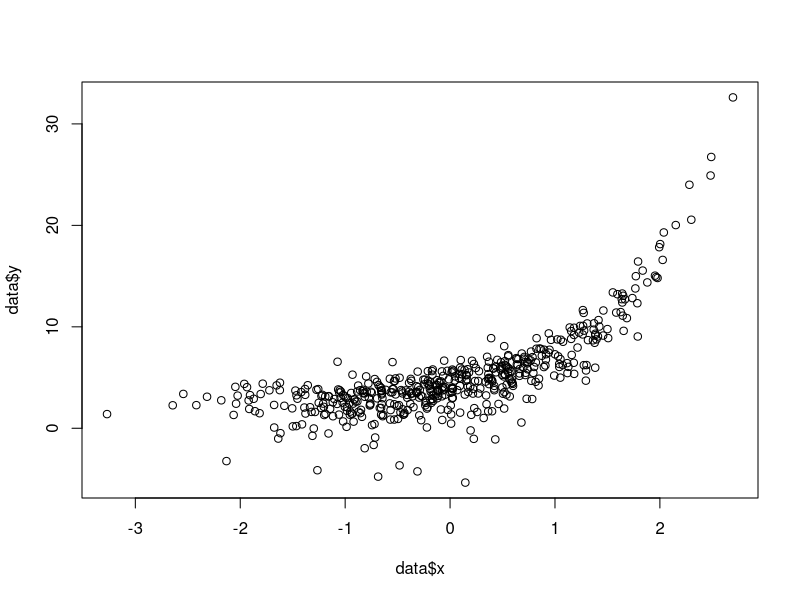
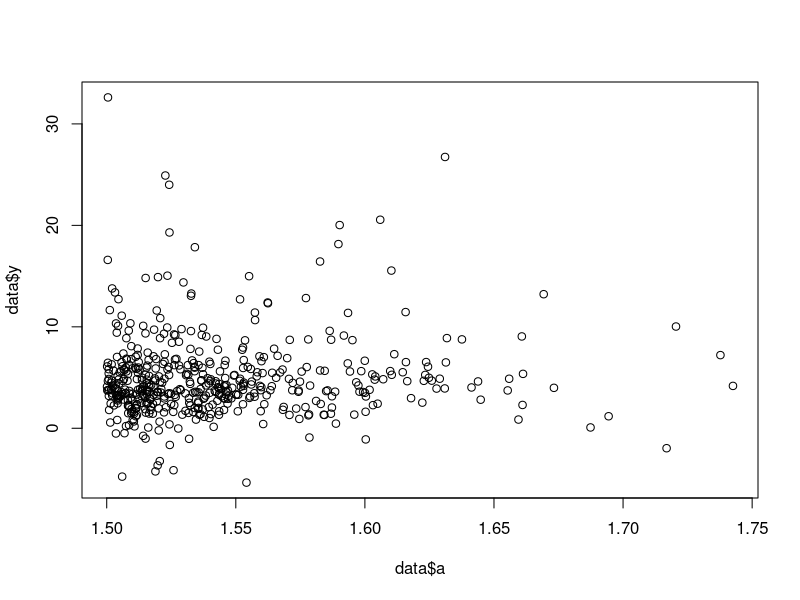
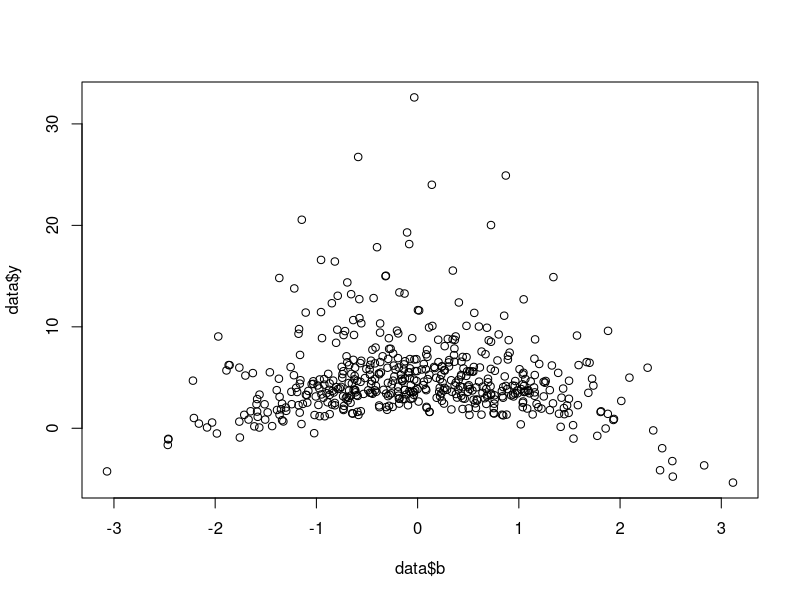
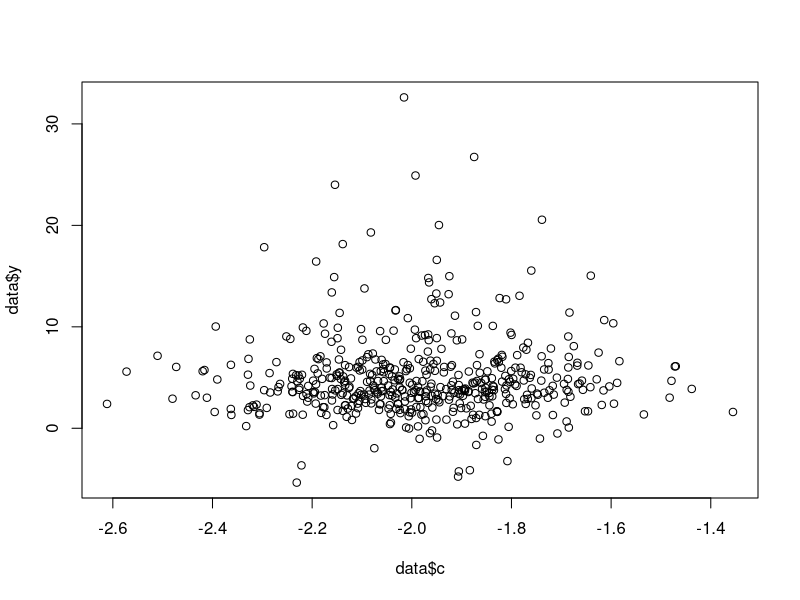
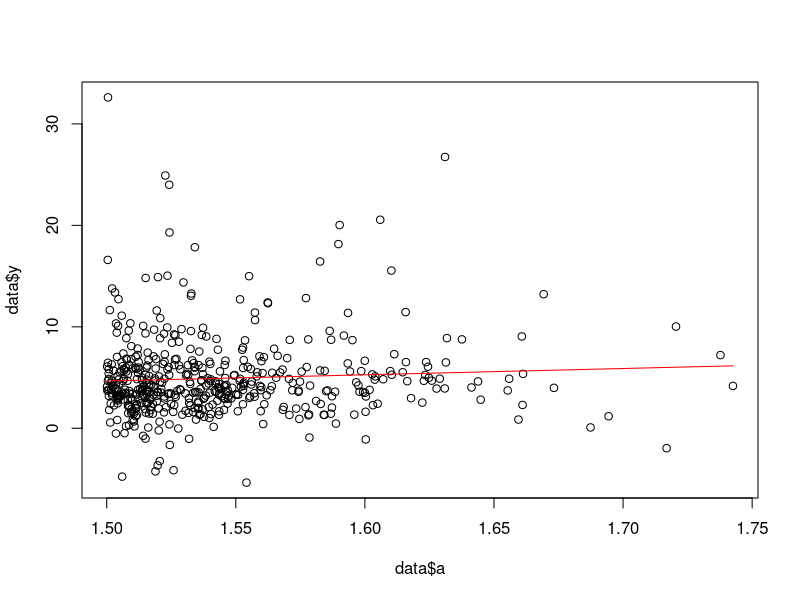
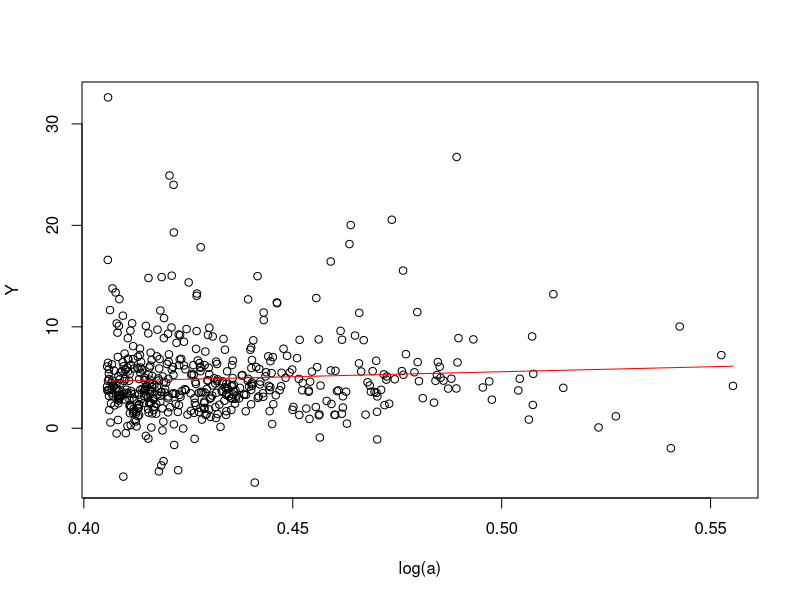
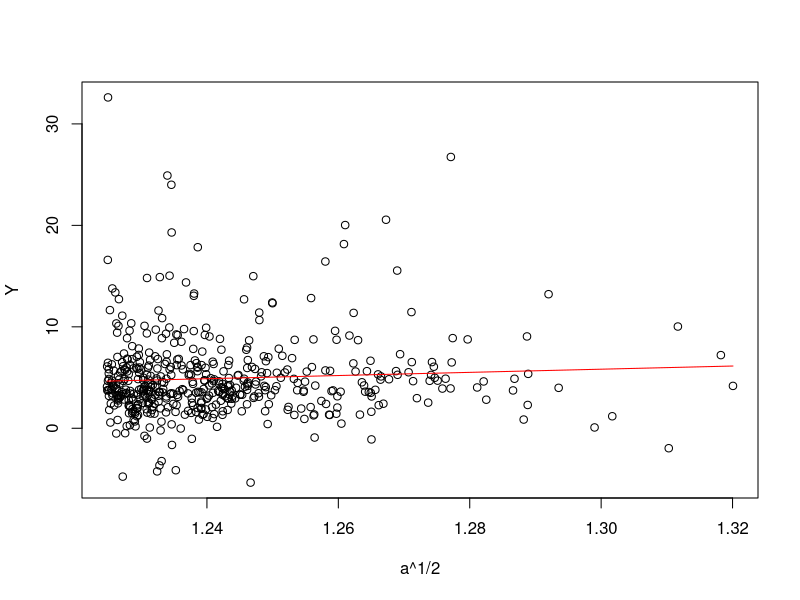
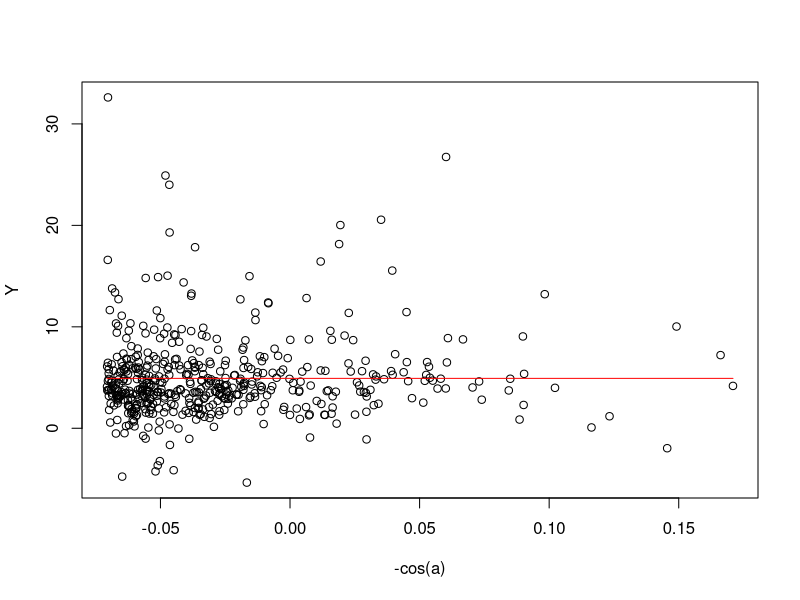

These charts were generated, in order, by the following R code:
## ---- chunk 1
knitr::opts_chunk$set(echo = TRUE)
## ---- chunk 2
data <- read.csv("class11_LAB_dataFrame_20190930T2158.csv")
## ---- chunk 3
plot(data$x, data$y)
plot(data$a, data$y)
plot(data$b, data$y)
plot(data$c, data$y)
## ---- chunk 4
plot(data$a, data$y)
slr <- lm(y~a, data = data)
lines(data$a, predict.lm(slr, data.frame(a=data$a)), col='red')
## ---- chunk 5
#Transformation 1
transformedA = log(data$a)
plot(transformedA, data$y, xlab='log(a)', ylab='Y')
model <- lm(y~log(data$a), data = data)

predictions <- predict.lm(model, data.frame(x=data$a))
lines(transformedA, predictions, col='red')

#Transformation 2
transformedA = (data$a)^0.5
plot(transformedA, data$y, xlab='a^1/2', ylab='Y')
model <- lm(y~I(data$a^0.5), data = data)

predictions <- predict.lm(model, data.frame(x=data$a))
lines(transformedA, predictions, col='red')

#Transformation 3
transformedA = -cos(data$a)
plot(transformedA, data$y, xlab='-cos(a)', ylab='Y')
model <- lm(y~-cos(data$a), data = data)

predictions <- predict.lm(model, data.frame(x=data$a))
lines(transformedA, predictions, col='red')

#Transformation 4
transformedA = exp(data$a)
plot(transformedA, data$y, xlab='e^a', ylab='Y', tck=0.02)
model <- lm(y~exp(data$a), data = data)

predictions <- predict.lm(model, data.frame(x=data$a))
lines(transformedA, predictions, col='red')
## ---- chunk 6
options(repr.plot.width = 8, repr.plot.height = 8)
par(mfrow=c(2,2))

#Transformation 1
modelLog <- lm(y~log(data$a), data = data)
epsilonsLog <- residuals(modelLog)
hist(epsilonsLog, breaks=seq(-20,30,2), col='blue', main="log(a)")

#Transformation 2
modelSqrt <- lm(y~I(data$a^0.5), data = data)
epsilonsSqrt <- residuals(modelSqrt)
hist(epsilonsSqrt, breaks=seq(-20,30,2), col='blue', main="(a^0.5)")

#Transformation 3
modelCos <- lm(y~-cos(data$a), data = data)
epsilonsCos <- residuals(modelCos)
hist(epsilonsCos, breaks=seq(-20,30,2), col='blue', main="-cos(a)")

#Transformation 4
modelExp <- lm(y~-cos(data$a), data = data)
epsilonsExp <- residuals(modelExp)
hist(epsilonsExp, breaks=seq(-20,30,2), col='blue', main="exp(a)")
## ---- chunk 7
#Transformation 1
epsilonsLog = sort(epsilonsLog)
N = length(epsilonsLog)
probs = seq(1,N)/(N+1)
theoreticalNormal = qnorm(probs)

plot(theoreticalNormal, epsilonsLog, xlab='Theoretical Normal', ylab = 'Empirical Normal')
abline(lm(epsilonsLog~theoreticalNormal))
title('log')

#Transformation 2
epsilonsSqrt = sort(epsilonsSqrt)
N = length(epsilonsSqrt)
probs = seq(1,N)/(N+1)
theoreticalNormal = qnorm(probs)

plot(theoreticalNormal, epsilonsSqrt, xlab='Theoretical Normal', ylab = 'Empirical Normal')
abline(lm(epsilonsSqrt~theoreticalNormal))
title('a^0.5')

#Transformation 3
epsilonsCos = sort(epsilonsCos)
N = length(epsilonsCos)
probs = seq(1,N)/(N+1)
theoreticalNormal = qnorm(probs)

plot(theoreticalNormal, epsilonsCos, xlab='Theoretical Normal', ylab = 'Empirical Normal')
abline(lm(epsilonsCos~theoreticalNormal))
title('-Cos')

#Transformation 4
epsilonsExp = sort(epsilonsExp)
N = length(epsilonsExp)
probs = seq(1,N)/(N+1)
theoreticalNormal = qnorm(probs)

plot(theoreticalNormal, epsilonsExp, xlab='Theoretical Normal', ylab = 'Empirical Normal')
abline(lm(epsilonsExp~theoreticalNormal))
title('Exp')
## ---- chunk 8
mlr <- lm(y~a + b + c + x, data = data)

epsilonsMLR <- residuals(mlr)
hist(epsilonsMLR, breaks = seq(-15,20,1), col = 'blue', main = 'MLR')

epsilonsMLR = sort(epsilonsMLR)
N = length(epsilonsMLR)
probs = seq(1,N)/(N+1)
theoreticalNormal = qnorm(probs)

plot(theoreticalNormal, epsilonsMLR, xlab='Theoretical Normal', ylab = 'Empirical Normal')
abline(lm(epsilonsMLR~theoreticalNormal))
title('MLR')
## ---- chunk 9
mlr <- lm(y~a + I(b^0.5) + c + x, data = data)

epsilonsMLR <- residuals(mlr)
hist(epsilonsMLR, breaks = seq(-10,15, 1), col = 'blue', main = 'MLR')

epsilonsMLR = sort(epsilonsMLR)
N = length(epsilonsMLR)
probs = seq(1,N)/(N+1)
theoreticalNormal = qnorm(probs)

plot(theoreticalNormal, epsilonsMLR, xlab='Theoretical Normal', ylab = 'Empirical Normal')
abline(lm(epsilonsMLR~theoreticalNormal))
title('MLR')
